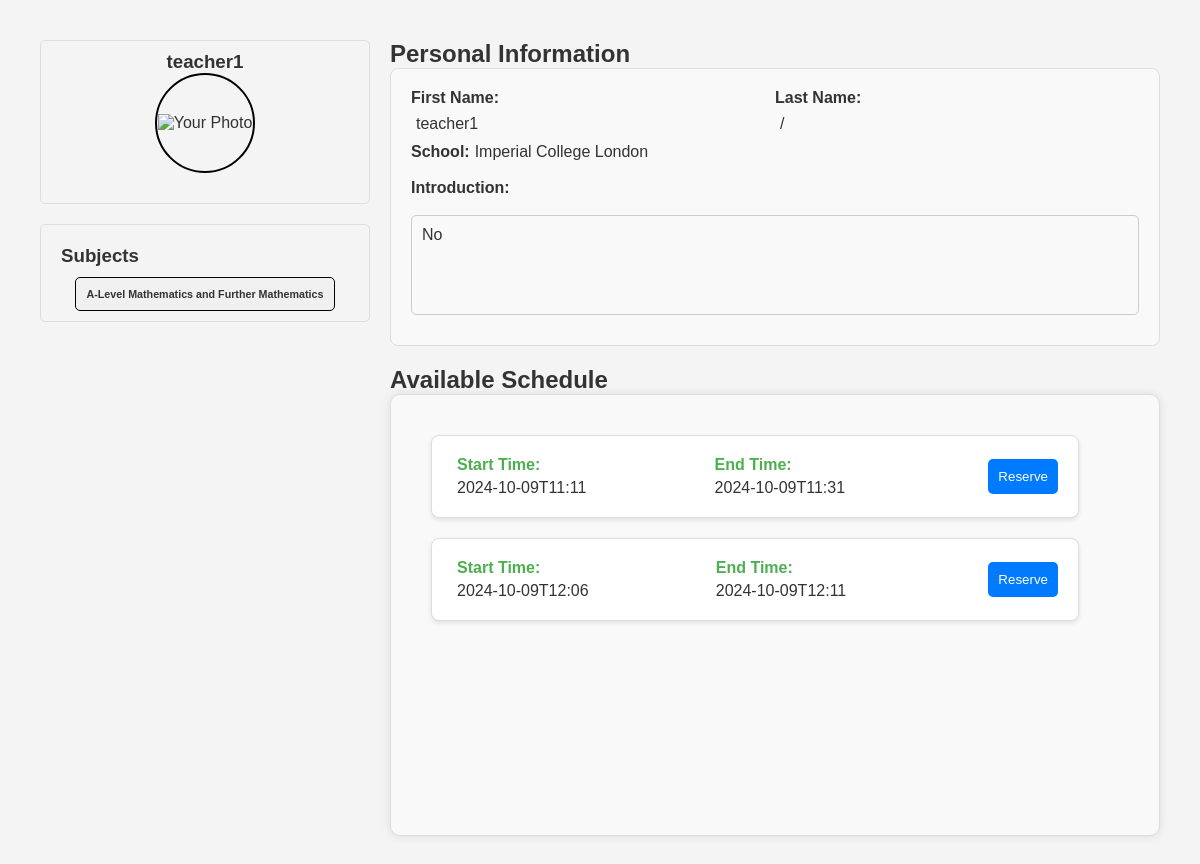
The app's page /teacher/35/ (signed in) with its own data.
### teacher/models.py (models this page shows, shortened)
class Teacher(models.Model):
    teacher_id = models.IntegerField(primary_key=True)
    teacher_name = models.CharField(max_length=100)
    first_name = models.CharField(max_length=100)
    last_name = models.CharField(max_length=100)
    email = models.EmailField()
    school = models.CharField(max_length=255)
    subjects = models.TextField(help_text="Comma-separated list of subjects")
    competitions = models.TextField(help_text="Comma-separated list of competitions", default="")
    introduction = models.TextField()

### teacher/views.py (the view, shortened to what this page needs)
# urls.py: path('teacher/<int:teacher_id>/', views.teacher_page, name='teacher'),
def teacher_page(request, teacher_id):
    user_id = request.session.get('id')
    user = CustomUser.objects.get(id=user_id)
    teacher = get_object_or_404(Teacher, teacher_id=teacher_id)
    subjects_list = teacher.subjects.split(',')
    competitions_list = teacher.competitions.split(',')
    competitions_list = None if len(competitions_list) == 1 and competitions_list[0] == '' else competitions_list
    try:
        teacher_schedule = TeacherSchedule.objects.get(teacher=teacher)
    except TeacherSchedule.DoesNotExist:
        teacher_schedule = TeacherSchedule()
        teacher_schedule.teacher = teacher
    try:
        slots_list = teacher_schedule.available_slots
    except TeacherSchedule.DoesNotExist:
        slots_list = []
    teacher_image_url = get_object_or_404(CustomUser, id=teacher_id).image.url
    return render(request, 'teacher_page.html',
                  {'user': user, 'teacher': teacher, 'teacher_image_url': teacher_image_url,
                   'subjects': subjects_list, 'competitions': competitions_list, 'slots': slots_list})

### teacher/templates/teacher_page.html (shortened to what this page needs)
<!DOCTYPE html>
{% load static %}
<html lang="en">
<head>
    <link rel="stylesheet" href="{% static 'css/teacher_profile_layout.css' %}">
    <link rel="stylesheet" href="{% static 'css/personal_image_layout.css' %}">
    <link rel="stylesheet" href="{% static 'css/teacher_page.css' %}">
    <link rel="stylesheet" href="{% static 'css/teacher_schedule.css' %}">
</head>
<body>
<div class="teacher-profile-container">
    <div class="left-column">
        <div class="profile-image-box">
            <h3>{{ teacher.teacher_name }}</h3>
            <div class="image-container">
                <img id="photoPreview" src="{{ teacher_image_url }}" alt="Your Photo">
            </div>
        </div>
        <div class="subjects-box">
            <h3>Subjects</h3>
            <div class="subjects-list">
                {% for subject in subjects %}
                    <h6 class="subject-item">{{ subject.strip }}</h6>
                {% endfor %}
            </div>
        </div>
    </div>
    <div class="right-column">
        <h2>Personal Information</h2>
        <div class="personal-info-box">
            <div class="row">
                <div class="col">
                    <label>First Name:</label>
                    <span>{{ teacher.first_name }}</span>
                </div>
                <div class="col">
                    <label>Last Name:</label>
                    <span>{{ teacher.last_name }}</span>
                </div>
            </div>
            <div class="row">
                <label>School:</label>
                <span>{{ teacher.school }}</span>
            </div>
            <div class="row">
                <label>Introduction:</label>
            </div>
            <div class="row">
                <div class="introduction-text">{{ teacher.introduction }}</div>
            </div>
        </div>
        {% if not user.is_teacher %}
            <h2>Available Schedule</h2>
            <div class="schedule-box">
                <div class="available-slots">
                    <ul id="slotList" class="slot-list">
                        {% if slots %}
                            {% for slot in slots %}
                                <div class="time-slot">
                                    <div class="slot-header">
                                        <span class="slot-label">Start Time:</span>
                                        <span class="slot-time">{{ slot.start }}</span>
                                    </div>
                                    <div class="slot-header">
                                        <span class="slot-label">End Time:</span>
                                        <span class="slot-time">{{ slot.end }}</span>
                                    </div>
                                    <button class="reserve-btn"
                                            onclick="openModal('{{ slot.start }}', '{{ slot.end }}')">
                                        Reserve
                                    </button>
                                </div>
                            {% endfor %}
                        {% else %}
                            <p>No schedule available.</p>
                        {% endif %}
                    </ul>
                </div>
            </div>
        {% endif %}
    </div>
</div>
</body>
</html>

### static/css/teacher_profile_layout.css (style rules this page uses)
.teacher-profile-container { display: flex; max-width: 1200px; margin: 0 auto; padding: 20px; gap: 20px; }
.left-column { width: 30%; display: flex; flex-direction: column; gap: 20px; }
.profile-image-box { border: 1px solid #ddd; padding: 10px; text-align: center; display: flex; flex-direction: column; justify-content: center; align-items: center; border-radius: 5px; }
.subjects-box { border-radius: 5px; border: 1px solid #ddd; padding: 10px; }
.subjects-box h3 { margin: 10px 10px; }
.right-column { width: 70%; }
.right-column h2 { margin-top: 0; }
.personal-info-box { border: 1px solid #ddd; padding: 20px; background-color: #f9f9f9; border-radius: 10px; }
.personal-info-box { padding: 20px; margin-bottom: 20px; border: 1px solid #ddd; border-radius: 8px; }
button { padding: 10px 20px; margin-left:20px; border: none; background-color: #007bff; color: #fff; border-radius: 4px; cursor: pointer; }

### static/css/personal_image_layout.css (style rules this page uses)
.image-container { width: 100px; height: 100px; border-radius: 50%; overflow: hidden; display: flex; justify-content: center; align-items: center; border: 2px solid #000; margin-bottom: 20px; position: relative; }
.image-container { display: flex; justify-content: center; align-items: center; position: relative; }

### static/css/teacher_page.css (style rules this page uses)
.subjects-list { display: flex; flex-wrap: wrap; justify-content: center; gap: 10px; }
.subject-item { display: inline-block; padding: 10px; border: 1px solid #000; border-radius: 5px; background-color: #f0f0f0; }
.row { display: flex; justify-content: flex-start; margin-bottom: 10px; }
.col { flex: 1; }
label { font-weight: bold; }
span { margin-left: 5px;; }
.introduction-text { border: 1px solid #ccc; padding: 10px; height: auto; min-height: 100px; width: 100%; overflow: auto; background-color: #f9f9f9; border-radius: 5px; }
.activities-box, .schedule-box { border: 1px solid #ddd; padding: 20px; background-color: #f9f9f9; border-radius: 10px; margin-bottom:20px; }

### static/css/teacher_schedule.css (style rules this page uses)
* { box-sizing: border-box; margin: 0; padding: 0; }
body { font-family: 'Arial', sans-serif; background-color: #f4f4f4; color: #333; padding: 20px; }
.available-slots, .schedule-form { flex: 1; padding: 20px; }
.available-slots { margin-right: 40px; height: 400px; overflow-y: auto; }
.slot-list { list-style-type: none; }
label { display: block; margin-bottom: 8px; font-weight: bold; color: #333; }
.time-slot { border: 1px solid #ddd; padding: 20px; margin-bottom: 20px; border-radius: 8px; background-color: #fff; display: flex; justify-content: space-between; align-items: center; box-shadow: 0 2px 5px rgba(0,0,0,0.1); }
.slot-header { display: flex; flex-direction: column; }
.slot-label { font-weight: bold; color: #4CAF50; margin-bottom: 5px; }
.slot-time { font-size: 16px; color: #333; }

### teacher/templates/teacher_page.html (style rules this page uses)
.schedule-box { padding: 20px; background-color: #f9f9f9; border-radius: 10px; box-shadow: 0 0 10px rgba(0, 0, 0, 0.1); }
.reserve-btn { padding: 10px 10px; background-color: #007BFF; color: white; border: none; border-radius: 5px; cursor: pointer; }

### records on screen
Teacher: teacher_name "teacher1", strip "A-Level Mathematics and Further Mathematics", first_name "teacher1", last_name "/", school "Imperial College London", introduction "No"

### other values on screen
{{ slot.start }} "2024-10-09T11:11" "2024-10-09T12:06"
{{ slot.end }} "2024-10-09T11:31" "2024-10-09T12:11"
